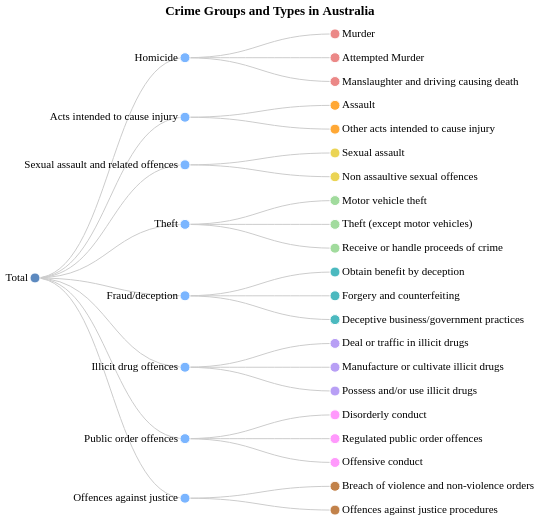

Express this chart as Vega-Lite.
### Vega specification from a JSON file in a GitHub repository (floating-point values rounded to 4 significant figures)
{"$schema": "https://vega.github.io/schema/vega/v5.json", "title": {"text": "Crime Groups and Types in Australia", "font": "Raleway"}, "width": 400, "height": 500, "padding": 5, "signals": [{"name": "labels", "value": true}, {"name": "layout", "value": "tidy"}, {"name": "Links ", "value": "diagonal", "bind": {"input": "select", "options": ["line", "curve", "diagonal", "orthogonal"]}}, {"name": "separation", "value": false}, {"name": "Type", "value": "All", "bind": {"input": "select", "options": ["All", "Total", "Homicide", "Acts intended to cause injury", "Sexual assault and related offences", "Theft", "Fraud/deception", "Illicit drug offences", "Public order offences", "Offences against justice"]}}], "data": [{"name": "tree", "values": [{"id": "Total", "parent": null, "value": 1632}, {"id": "Homicide", "parent": "Total", "value": 2.8}, {"id": "Murder", "parent": "Homicide", "value": 1.2}, {"id": "Attempted Murder", "parent": "Homicide", "value": 0.6}, {"id": "Manslaughter and driving causing death", "parent": "Homicide", "value": 1.0}, {"id": "Acts intended to cause injury", "parent": "Total", "value": 370.7}, {"id": "Assault", "parent": "Acts intended to cause injury", "value": 334.1}, {"id": "Other acts intended to cause injury", "parent": "Acts intended to cause injury", "value": 36.6}, {"id": "Sexual assault and related offences", "parent": "Total", "value": 39.7}, {"id": "Sexual assault", "parent": "Sexual assault and related offences", "value": 27.1}, {"id": "Non assaultive sexual offences", "parent": "Sexual assault and related offences", "value": 12.7}, {"id": "Theft", "parent": "Total", "value": 130.6}, {"id": "Motor vehicle theft", "parent": "Theft", "value": 21.2}, {"id": "Theft (except motor vehicles)", "parent": "Theft", "value": 93.3}, {"id": "Receive or handle proceeds of crime", "parent": "Theft", "value": 15.3}, {"id": "Fraud/deception", "parent": "Total", "value": 37.2}, {"id": "Obtain benefit by deception", "parent": "Fraud/deception", "value": 30.0}, {"id": "Forgery and counterfeiting", "parent": "Fraud/deception", "value": 1.7}, {"id": "Deceptive business/government practices", "parent": "Fraud/deception", "value": 0.4}, {"id": "Illicit drug offences", "parent": "Total", "value": 224.9}, {"id": "Deal or traffic in illicit drugs", "parent": "Illicit drug offences", "value": 31.8}, {"id": "Manufacture or cultivate illicit drugs", "parent": "Illicit drug offences", "value": 19}, {"id": "Possess and/or use illicit drugs", "parent": "Illicit drug offences", "value": 149.3}, {"id": "Public order offences", "parent": "Total", "value": 150.6}, {"id": "Disorderly conduct", "parent": "Public order offences", "value": 84.1}, {"id": "Regulated public order offences", "parent": "Public order offences", "value": 38.3}, {"id": "Offensive conduct", "parent": "Public order offences", "value": 28.2}, {"id": "Offences against justice", "parent": "Total", "value": 126.8}, {"id": "Breach of violence and non-violence orders", "parent": "Offences against justice", "value": 81.0}, {"id": "Offences against justice procedures", "parent": "Offences against justice", "value": 32.3}], "transform": [{"type": "stratify", "key": "id", "parentKey": "parent"}, {"type": "tree", "method": {"signal": "layout"}, "size": [{"signal": "height"}, {"signal": "width - 100"}], "separation": {"signal": "separation"}, "as": ["y", "x", "depth", "children"]}]}, {"name": "Links ", "source": "tree", "transform": [{"type": "treelinks"}, {"type": "linkpath", "orient": "horizontal", "shape": {"signal": "Links "}}]}], "scales": [{"name": "color", "type": "ordinal", "domain": {"data": "tree", "field": "parent"}, "range": ["#5C89BF", "#7AB5FF", "#EB8887", "#FFA835", "#EBD454", "#A1DB9D", "#4BB9BF", "#B89FF5", "#FF99FC", "#C2824A"]}], "marks": [{"type": "path", "from": {"data": "Links "}, "encode": {"update": {"path": {"field": "path"}, "stroke": {"value": "#ccc"}}}}, {"type": "symbol", "from": {"data": "tree"}, "encode": {"enter": {"size": {"value": 100}, "stroke": {"value": "#fff"}}, "update": {"x": {"field": "x"}, "y": {"field": "y"}, "fill": {"scale": "color", "field": "parent"}, "opacity": {"signal": "Type === 'All' || datum.id === Type || datum.parent === Type ? 1 : 0.2"}, "tooltip": {"signal": "{'Type ': datum.id, 'Amount of offcences': datum.value}"}}}}, {"type": "text", "from": {"data": "tree"}, "encode": {"enter": {"text": {"field": "id"}, "fontSize": {"value": 11}, "baseline": {"value": "middle"}, "font": {"value": "Raleway"}}, "update": {"x": {"field": "x"}, "y": {"field": "y"}, "dx": {"signal": "datum.children ? -7 : 7"}, "align": {"signal": "datum.children ? 'right' : 'left'"}, "opacity": {"signal": "labels && (Type === 'All' || datum.id === Type || datum.parent === Type) ? 1 : 0.2"}}}}], "config": {"title": {"font": "Raleway"}, "axis": {"labelFont": "Raleway", "titleFont": "Raleway"}, "legend": {"labelFont": "Raleway", "titleFont": "Raleway"}, "text": {"font": "Raleway"}}}
